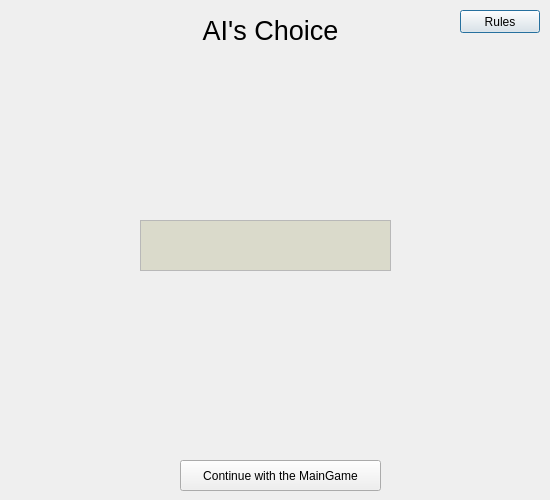
<?xml version="1.0" encoding="UTF-8"?>
<ui version="4.0">
 <class>StonePapersScissors</class>
 <widget class="QDialog" name="StonePapersScissors">
  <property name="geometry">
   <rect>
    <x>0</x>
    <y>0</y>
    <width>550</width>
    <height>500</height>
   </rect>
  </property>
  <property name="windowTitle">
   <string>Stone - Paper - Scissors</string>
  </property>
  <widget class="QTextBrowser" name="t_result">
   <property name="geometry">
    <rect>
     <x>140</x>
     <y>220</y>
     <width>251</width>
     <height>51</height>
    </rect>
   </property>
   <property name="palette">
    <palette>
     <active>
      <colorrole role="Base">
       <brush brushstyle="SolidPattern">
        <color alpha="255">
         <red>218</red>
         <green>218</green>
         <blue>203</blue>
        </color>
       </brush>
      </colorrole>
     </active>
     <inactive>
      <colorrole role="Base">
       <brush brushstyle="SolidPattern">
        <color alpha="255">
         <red>218</red>
         <green>218</green>
         <blue>203</blue>
        </color>
       </brush>
      </colorrole>
     </inactive>
     <disabled>
      <colorrole role="Base">
       <brush brushstyle="SolidPattern">
        <color alpha="255">
         <red>239</red>
         <green>235</green>
         <blue>231</blue>
        </color>
       </brush>
      </colorrole>
     </disabled>
    </palette>
   </property>
   <property name="font">
    <font>
     <family>Purisa</family>
     <pointsize>16</pointsize>
     <weight>75</weight>
     <italic>true</italic>
     <bold>true</bold>
    </font>
   </property>
   <property name="mouseTracking">
    <bool>false</bool>
   </property>
   <property name="focusPolicy">
    <enum>Qt::NoFocus</enum>
   </property>
   <property name="html">
    <string>&lt;!DOCTYPE HTML PUBLIC &quot;-//W3C//DTD HTML 4.0//EN&quot; &quot;http://www.w3.org/TR/REC-html40/strict.dtd&quot;&gt;
&lt;html&gt;&lt;head&gt;&lt;meta name=&quot;qrichtext&quot; content=&quot;1&quot; /&gt;&lt;style type=&quot;text/css&quot;&gt;
p, li { white-space: pre-wrap; }
&lt;/style&gt;&lt;/head&gt;&lt;body style=&quot; font-family:'Purisa'; font-size:16pt; font-weight:600; font-style:italic;&quot;&gt;
&lt;p align=&quot;justify&quot; style=&quot;-qt-paragraph-type:empty; margin-top:0px; margin-bottom:0px; margin-left:0px; margin-right:0px; -qt-block-indent:0; text-indent:0px; font-family:'Rachana'; font-style:normal;&quot;&gt;&lt;br /&gt;&lt;/p&gt;&lt;/body&gt;&lt;/html&gt;</string>
   </property>
  </widget>
  <widget class="QWidget" name="gridLayoutWidget">
   <property name="geometry">
    <rect>
     <x>20</x>
     <y>290</y>
     <width>491</width>
     <height>161</height>
    </rect>
   </property>
   <layout class="QGridLayout" name="g_grid"/>
  </widget>
  <widget class="QWidget" name="gridLayoutWidget_2">
   <property name="geometry">
    <rect>
     <x>190</x>
     <y>50</y>
     <width>151</width>
     <height>151</height>
    </rect>
   </property>
   <layout class="QGridLayout" name="AI_Grid"/>
  </widget>
  <widget class="QLabel" name="label">
   <property name="geometry">
    <rect>
     <x>160</x>
     <y>10</y>
     <width>221</width>
     <height>41</height>
    </rect>
   </property>
   <property name="font">
    <font>
     <pointsize>20</pointsize>
    </font>
   </property>
   <property name="text">
    <string>AI's Choice</string>
   </property>
   <property name="alignment">
    <set>Qt::AlignCenter</set>
   </property>
  </widget>
  <widget class="QPushButton" name="b_about">
   <property name="geometry">
    <rect>
     <x>460</x>
     <y>10</y>
     <width>80</width>
     <height>23</height>
    </rect>
   </property>
   <property name="text">
    <string>Rules</string>
   </property>
  </widget>
  <widget class="QPushButton" name="b_ok">
   <property name="geometry">
    <rect>
     <x>180</x>
     <y>460</y>
     <width>201</width>
     <height>31</height>
    </rect>
   </property>
   <property name="text">
    <string>Continue with the MainGame</string>
   </property>
  </widget>
 </widget>
 <resources/>
 <connections/>
</ui>
